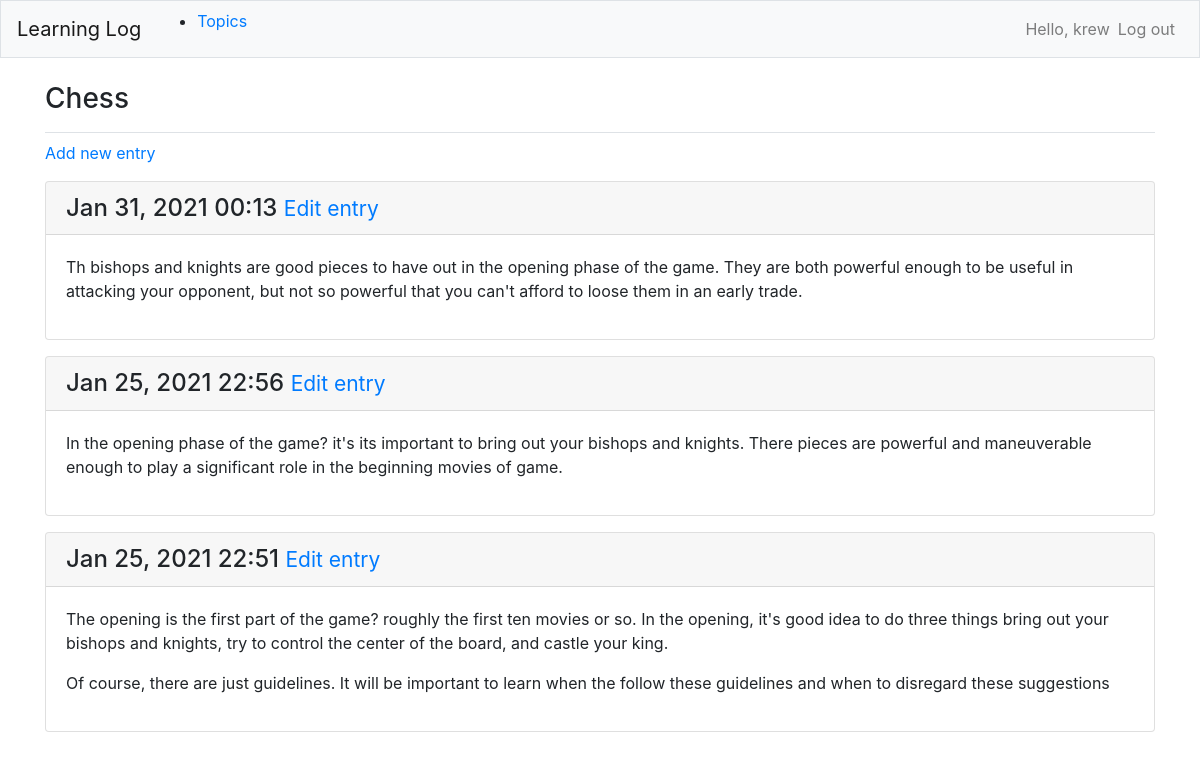
/topics/1/ (signed in), run on the app's committed database.
### learning_logs/models.py (models this page shows, shortened)
class Topic(models.Model):
    text = models.CharField(max_length=200)
    date_added = models.DateField(auto_now_add=True)
    owner = models.ForeignKey(User, on_delete=models.CASCADE)
    def __str__(self):
        return self.text

class Entry(models.Model):
    topic = models.ForeignKey(Topic, on_delete=models.CASCADE)
    text = models.TextField()
    date_added = models.DateTimeField(auto_now_add=True)
    class Meta:
        verbose_name_plural = 'entries'

### learning_logs/views.py (the view)
# urls.py: path('topics/<int:topic_id>/', views.topic, name='topic'),
@login_required()
def topic(request, topic_id):
    topic = Topic.objects.get(id=topic_id)
    if topic.owner != request.user:
        raise Http404
    entries = topic.entry_set.order_by('-date_added')
    context = {'topic': topic, 'entries': entries}
    return render(request, 'learning_logs/topic.html', context)

### learning_logs/templates/learning_logs/topic.html
{% extends "learning_logs/base.html" %}
{% block page_header %}
<h3>{{ topic }}</h3>
{% endblock page_header %}
{% block content %}
<p>
    <a href="{% url 'learning_logs:new_entry' topic.id %}"> Add new entry</a>
</p>
{% for entry in entries %}
<div class="card mb-3">
    <h4 class="card-header">
    {{ entry.date_added|date:'M d, Y H:i' }}
    <small>
        <a href="{% url 'learning_logs:edit_entry' entry.id %}">Edit entry</a>
    </small>
    </h4>
    <div class="card-body">
        {{ entry.text|linebreaks }}
    </div>
</div>
{% empty %}
   <p> There are no entries for this topic yet.</p>
{% endfor %}
{% endblock content %}

### learning_logs/templates/learning_logs/base.html (shortened to what this page needs)
<!doctype html>
{% load bootstrap4 %}
<html lang="en">
<head>
    {% bootstrap_css %}
</head>
<body>
<nav class="navbar navbar-expand-md navbar-light bg-light mb-4 border">
    <a class="navbar-brand" href="{% url 'learning_logs:index' %}">Learning Log</a>
    <div class="collapse navbar-collapse" id="navbarCollapse">
        <ul class="navar-nav mr-auto">
            <li class="nav-item">
                <a href="{% url 'learning_logs:topics' %}">Topics</a>
            </li>
        </ul>
        <ul class="navbar-nav ml-auto">
            {% if user.is_authenticated %}
            <li class="nav-item">
                <span class="navbar-text">Hello, {{ user.username }}</span>
            </li>
            <li class="nav-item">
                <a class="nav-link" href="{% url 'users:logout' %}"> Log out</a>
            </li>
            {% endif%}
        </ul>
    </div>
</nav>
<main role="main" class="container">
    <div class="pb-2 mb-2 border-bottom">
        {% block page_header %}{% endblock page_header%}
    </div>
    <div>
    {% block content %}{% endblock content %}
    </div>
</main>
</body>
</html>

### data on the page
Topic: text "Chess"
Entry: date_added "Jan 31, 2021 00:13", text "Th bishops and knights are good pieces to have out in the opening phase of the game. They are both powerful enough to be useful in attacking your opponent, but not so powerful that you can't afford to loose them in an early trade."
Entry: date_added "Jan 25, 2021 22:56", text "In the opening phase of the game? it's its important to bring out your bishops and knights. There pieces are powerful and maneuverable enough to play a significant role in the beginning movies of game."
Entry: date_added "Jan 25, 2021 22:51", text "The opening is the first part of the game? roughly the first ten movies or so. In the opening, it's good idea to do three things bring out your bishops and knights, try to control the center of the board, and castle your king. Of course, there are just guidelines. It will be important to learn when the follow these guidelines and when to disregard these suggestions"

### other printed values
{{ user.username }} "krew"
